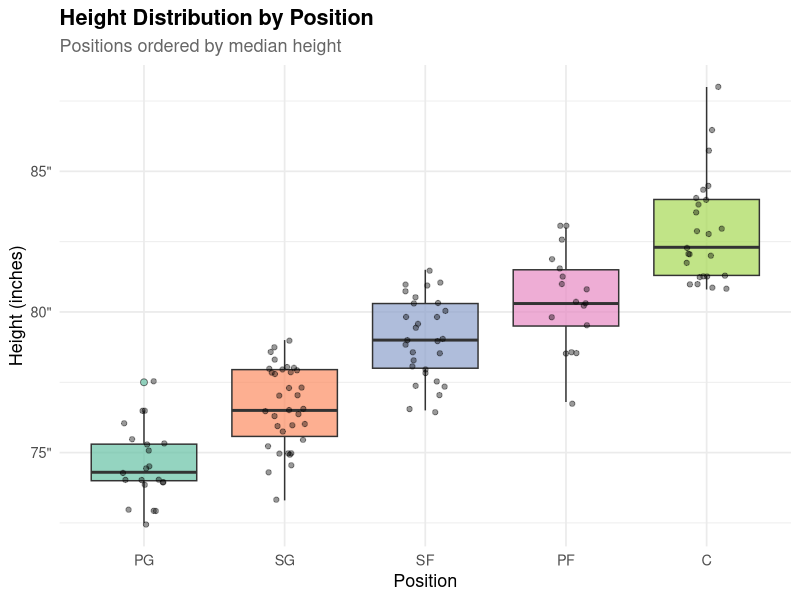
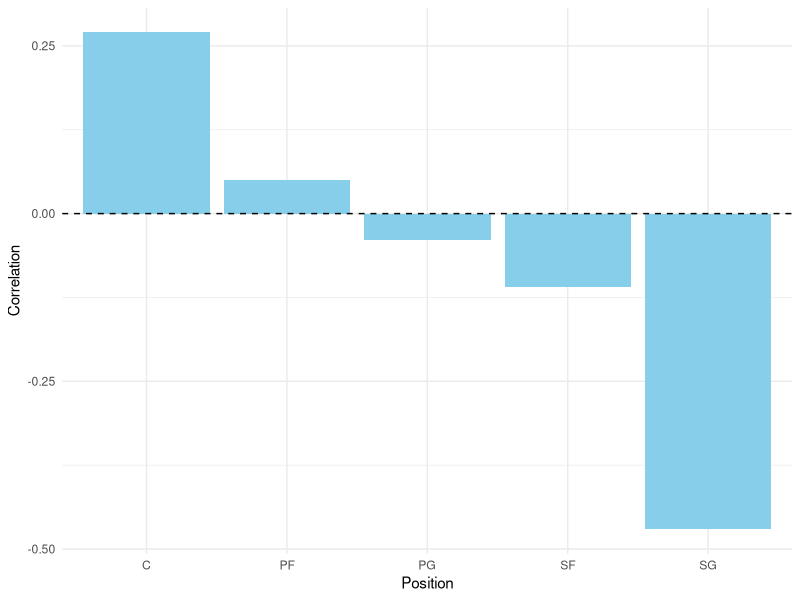
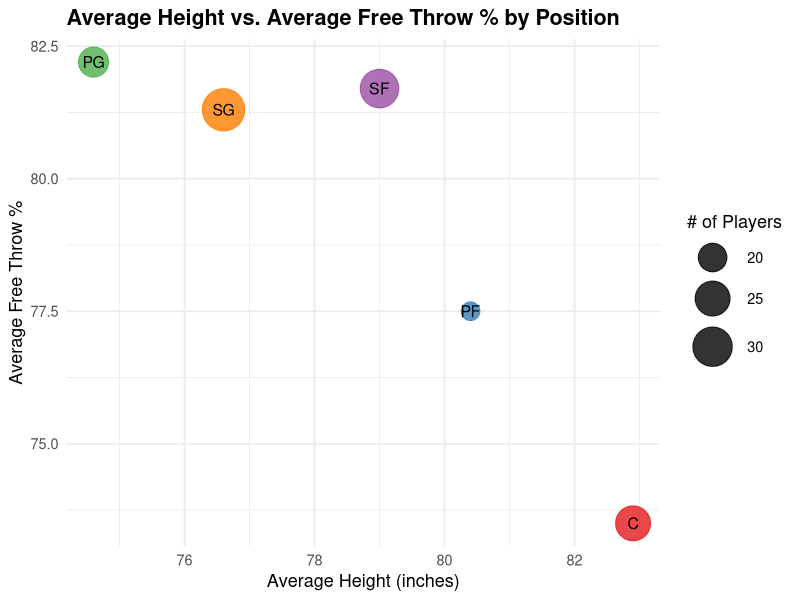

The R source for these figures, in order:
## ---- chunk 1
#| echo: false
#| warning: false
#| message: false

# Tidyverse Style Guide

# Step 1: Load packages
library(ggplot2)
library(dplyr)
library(readr)
library(ggrepel)
library(knitr)
library(kableExtra)

# Step 2: Load and tidy the data
df <- read_csv("NBAPlayerStats.csv") |>
  rename(
    ft_pct = `FT%`,
    height = `Height (in)`
  ) |>
  mutate(
    ft_pct = as.numeric(gsub("%", "", ft_pct))
  )

# Step 3: Summarize average height and FT% per position
position_summary <- df |>
  group_by(Position) |>
  summarise(
    avg_height = mean(height, na.rm = TRUE),
    avg_ft_pct = mean(ft_pct, na.rm = TRUE),
    count      = n()
  )

# Plot for height distribution by position
df |>
  mutate(Position = reorder(Position, height)) |>
  ggplot(aes(x = Position, y = height, fill = Position)) +
  geom_boxplot(alpha = 0.7, outlier.shape = 21, outlier.size = 2) +
  geom_jitter(width = 0.15, alpha = 0.4, size = 1.5) +
  scale_fill_brewer(palette = "Set2") +
  scale_y_continuous(labels = function(x) paste0(x, '"')) +
  labs(
    title    = "Height Distribution by Position",
    subtitle = "Positions ordered by median height",
    x        = "Position",
    y        = "Height (inches)"
  ) +
  theme_minimal(base_size = 13) +
  theme(
    plot.title      = element_text(face = "bold"),
    plot.subtitle   = element_text(color = "grey40"),
    legend.position = "none"
  )

# Table for height summary by position
df |>
  group_by(Position) |>
  summarise(
    `Player Count`       = n(),
    `Avg Height (in)`    = round(mean(height, na.rm = TRUE), 1),
    `Median Height (in)` = round(median(height, na.rm = TRUE), 1),
    `Min Height (in)`    = round(min(height, na.rm = TRUE), 1),
    `Max Height (in)`    = round(max(height, na.rm = TRUE), 1)
  ) |>
  arrange(desc(`Avg Height (in)`)) |>
  kable(
    caption = "Height Summary by Position for Players Who Shot At Least 150 FT's (tallest to shortest)",
    align   = c("l", "c", "c", "c", "c", "c")
  ) |>
  kable_styling(
    bootstrap_options = c("striped", "hover", "condensed"),
    full_width        = FALSE
  )
## ---- chunk 2
library(tidyverse)
library(knitr)

nba_raw <- read_csv("NBAPlayerStats.csv")

nba_clean <- nba_raw |>
  rename(
    position = Position,
    ft_percent = `FT%`,
    height_in = `Height (in)`
  ) |>
  mutate(
    ft_percent = as.numeric(str_remove(ft_percent, "%")),
    height_in = as.numeric(height_in)
  )

position_corr <- nba_clean |>
  group_by(position) |>
  summarise(
    correlation = round(cor(height_in, ft_percent, use = "complete.obs"), 2),
    avg_ft = round(mean(ft_percent, na.rm = TRUE), 1),
    avg_height = round(mean(height_in, na.rm = TRUE), 1),
    n_players = n(),
    .groups = "drop"
  )
## ---- chunk 3
#| label: fig-connor
#| fig-cap: "Correlation between height and free throw percentage by position."
#| fig-alt: "Bar chart showing correlation between height and free throw percentage for each NBA position."
#| fig-pos: "H"

ggplot(position_corr, aes(x = position, y = correlation)) +
  geom_col(fill = "skyblue") +
  geom_hline(yintercept = 0, linetype = "dashed") +
  labs(
    x = "Position",
    y = "Correlation"
  ) +
  theme_minimal()
## ---- chunk 4
#| label: tbl-connor
#| tbl-cap: "Correlation between height and free throw percentage by position."

kable(
  position_corr,
  col.names = c("Position", "Correlation", "Avg FT%", "Avg Height", "Players")
)
## ---- chunk 5
#| echo: false

#Tidyverse style guide
library(readr)
library(dplyr)
library(ggplot2)
library(knitr)

# Tidy the data
nba <- read_csv("NBAPlayerStats.csv") |>
  rename(
    ft_pct   = `FT%`,
    height   = `Height (in)`,
    position = Position
  ) |>
  mutate(
    ft_pct = as.numeric(gsub("%", "", ft_pct)),
    height = as.numeric(height)
  )

# Summarize by position
pos_summary <- nba |>
  group_by(position) |>
  summarise(
    avg_height = round(mean(height, na.rm = TRUE), 1),
    avg_ft_pct = round(mean(ft_pct,  na.rm = TRUE), 1),
    n_players  = n(),
    .groups = "drop"
  )
## ---- chunk 6
#Plot-aidan — Average height vs. FT% by position
#| label: plot-aidan
#| fig-cap: "Average height vs. average FT% by position. Bubble size shows number of players in each group."

ggplot(pos_summary, aes(x = avg_height, y = avg_ft_pct,
                        size = n_players, color = position)) +
  geom_point(alpha = 0.8) +
  geom_text(aes(label = position), color = "black", size = 4, hjust = 0.5, vjust = 0.5)+  
  scale_size_continuous(range = c(6, 14), name = "# of Players") +
  scale_color_brewer(palette = "Set1", guide = "none") +
  labs(
    title = "Average Height vs. Average Free Throw % by Position",
    x = "Average Height (inches)",
    y = "Average Free Throw %"
  ) +
  theme_minimal(base_size = 13) +
  theme(
    plot.title    = element_text(face = "bold")
  )
## ---- chunk 7
# Table-aidan — Average height vs. FT% by position

#| label: tab-aidan
#| fig-cap: "Provides the corresponding numerical values (Position, Avg Height, Avg FT%, # of Players)."
pos_summary |>
  arrange(desc(avg_ft_pct)) |>
  kable(
    caption = "Average Height and Free Throw Percentage by Position",
    col.names = c("Position", "Avg Height (in)", "Avg Free Throw %", "# Players"),
    align = c("l", "c", "c", "c")
  )
